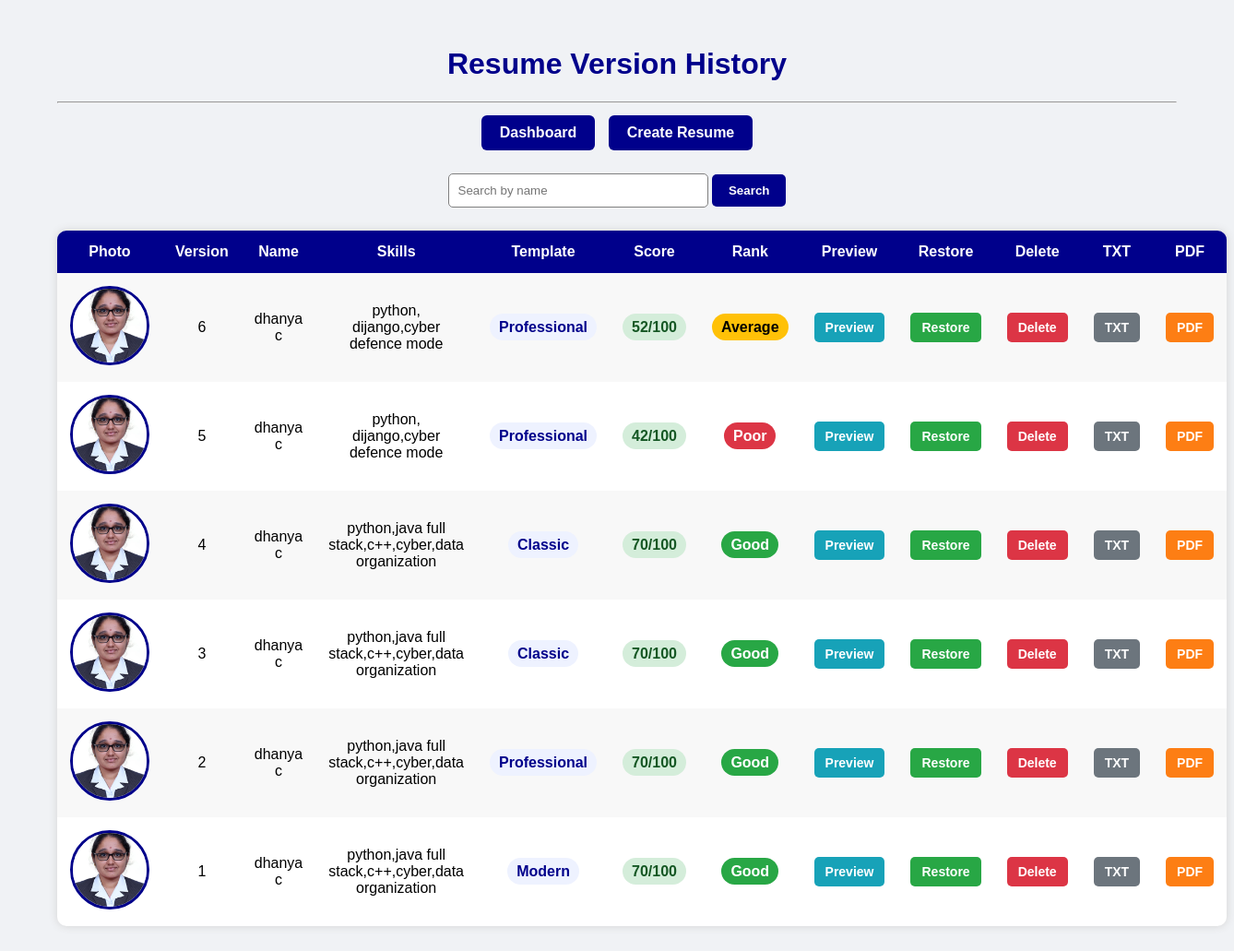
Page /versions on the earlier database version.
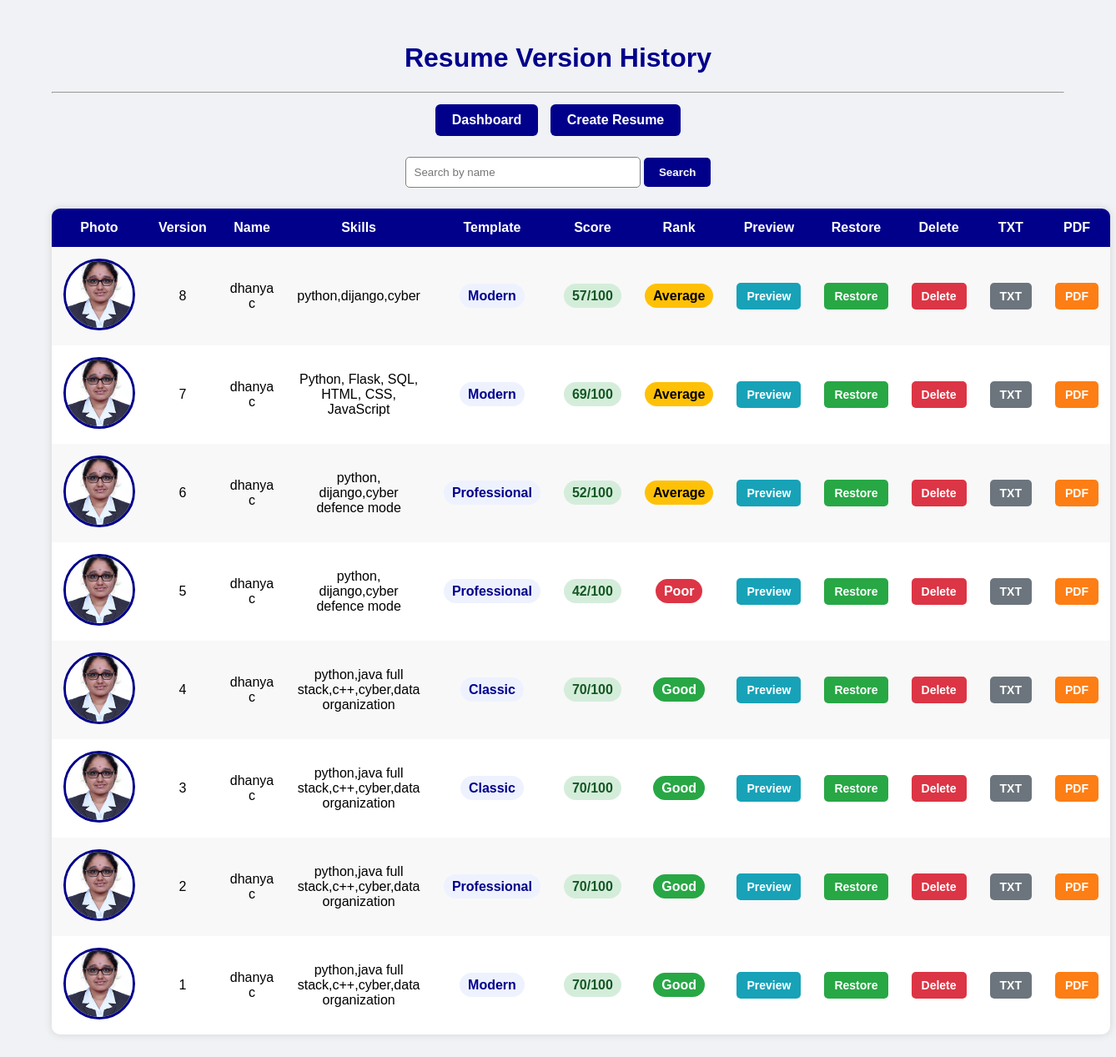
Same page on the later database version.
### tables this page shows
CREATE TABLE resume_versions(
        id INTEGER PRIMARY KEY AUTOINCREMENT,
        name TEXT,
        skills TEXT,
        education TEXT,
        experience TEXT,
        photo TEXT,
        template TEXT,
        version_number INTEGER,
        score INTEGER
    );

### app.py (the view)
@app.route('/versions')
def versions():
    search = request.args.get('search')
    conn = get_db()
    if search:
        resumes = conn.execute("""
        SELECT * FROM resume_versions
        WHERE name LIKE ?
        ORDER BY version_number DESC
        """, ('%' + search + '%',)).fetchall()
    else:
        resumes = conn.execute("""
        SELECT * FROM resume_versions
        ORDER BY version_number DESC
        """).fetchall()
    conn.close()
    resume_data = []
    for r in resumes:
        rank = get_rank(r[8])
        resume_data.append(
            (r, rank)
        )
    return render_template(
        'versions.html',
        resume_data=resume_data
    )

### app.py (called while the page is built)
def get_db():
    return sqlite3.connect("database.db")

def get_rank(score):
    if score >= 90:
        return "Excellent"
    elif score >= 70:
        return "Good"
    elif score >= 50:
        return "Average"
    else:
        return "Poor"

### templates/versions.html (shortened to what this page needs)
<!DOCTYPE html>
<html>
<head>
</head>
<body>
<div class="container">
<h1>Resume Version History</h1>
<hr>
<div class="top-links">
    <a href="/dashboard">
        Dashboard
    </a>
    <a href="/resume">
        Create Resume
    </a>
</div>
<div class="search-box">
<form method="GET" action="/versions">
    <input
        type="text"
        name="search"
        placeholder="Search by name"
    >
    <button type="submit">
        Search
    </button>
</form>
</div>
<table>
<tr>
    <th>Photo</th>
    <th>Version</th>
    <th>Name</th>
    <th>Skills</th>
    <th>Template</th>
    <th>Score</th>
    <th>Rank</th>
    <th>Preview</th>
    <th>Restore</th>
    <th>Delete</th>
    <th>TXT</th>
    <th>PDF</th>
</tr>
{% for resume, rank in resume_data %}
<tr>
    <td>
        {% if resume[5] %}
        <img
            src="/static/uploads/{{ resume[5] }}"
            width="80"
            height="80"
        >
        {% else %}
        No Image
        {% endif %}
    </td>
    <td>
        {{ resume[7] }}
    </td>
    <td>
        {{ resume[1] }}
    </td>
    <td>
        {{ resume[2] }}
    </td>
    <td>
        <span class="template-box">
            {{ resume[6] }}
        </span>
    </td>
    <td>
        <span class="score-box">
            {{ resume[8] }}/100
        </span>
    </td>
    <td>
        {% if rank == "Excellent" %}
            <span class="excellent">
                {{ rank }}
            </span>
        {% elif rank == "Good" %}
            <span class="good">
                {{ rank }}
            </span>
        {% elif rank == "Average" %}
            <span class="average">
                {{ rank }}
            </span>
        {% else %}
            <span class="poor">
                {{ rank }}
            </span>
        {% endif %}
    </td>
    <td>
        <a
            class="action-btn preview"
            href="/preview/{{ resume[0] }}"
        >
            Preview
        </a>
    </td>
    <td>
        <a
            class="action-btn restore"
            href="/restore/{{ resume[0] }}"
        >
            Restore
        </a>
    </td>
    <td>
        <a
            class="action-btn delete"
            href="/delete/{{ resume[0] }}"
        >
            Delete
        </a>
    </td>
    <td>
        <a
            class="action-btn txt"
            href="/download/{{ resume[0] }}"
        >
            TXT
        </a>
    </td>
    <td>
        <a
            class="action-btn pdf"
            href="/pdf/{{ resume[0] }}"
        >
            PDF
        </a>
    </td>
</tr>
{% endfor %}
</table>
</div>
</body>
</html>

### templates/versions.html (style rules this page uses)
body { font-family: Arial; background-color: #f0f2f5; padding: 30px; margin: 0; }
h1 { color: darkblue; text-align: center; }
.container { width: 95%; margin: auto; }
.top-links { margin-bottom: 20px; text-align: center; }
.top-links a { text-decoration: none; color: white; background-color: darkblue; padding: 10px 20px; border-radius: 6px; margin: 5px; display: inline-block; font-weight: bold; }
.search-box { text-align: center; margin-bottom: 25px; }
input { padding: 10px; width: 260px; border-radius: 5px; border: 1px solid gray; }
button { padding: 10px 18px; background-color: darkblue; color: white; border: none; border-radius: 5px; cursor: pointer; font-weight: bold; }
table { width: 100%; border-collapse: collapse; background-color: white; box-shadow: 0px 0px 10px lightgray; overflow: hidden; border-radius: 10px; }
th { background-color: darkblue; color: white; padding: 14px; }
td { text-align: center; padding: 14px; }
tr:nth-child(even) { background-color: #f8f8f8; }
img { border-radius: 50%; object-fit: cover; border: 3px solid darkblue; }
.action-btn { text-decoration: none; color: white; padding: 8px 12px; border-radius: 5px; font-size: 14px; font-weight: bold; }
.preview { background-color: #17a2b8; }
.restore { background-color: #28a745; }
.delete { background-color: #dc3545; }
.txt { background-color: #6c757d; }
.pdf { background-color: #fd7e14; }
.template-box { background-color: #eef2ff; padding: 6px 10px; border-radius: 20px; color: darkblue; font-weight: bold; }
.score-box { background-color: #d4edda; color: #155724; padding: 6px 10px; border-radius: 20px; font-weight: bold; }
.good { background-color: #28a745; color: white; padding: 6px 10px; border-radius: 20px; font-weight: bold; }
.average { background-color: #ffc107; color: black; padding: 6px 10px; border-radius: 20px; font-weight: bold; }
.poor { background-color: #dc3545; color: white; padding: 6px 10px; border-radius: 20px; font-weight: bold; }

Differences in the rows shown:
added resume_versions: photo (picture), version_number "8", name "dhanya c", skills "python,dijango,cyber", template "Modern", score "57", rank "Average"
added resume_versions: photo (picture), version_number "7", name "dhanya c", skills "Python, Flask, SQL, HTML, CSS, JavaScript", template "Modern", score "69", rank "Average"
